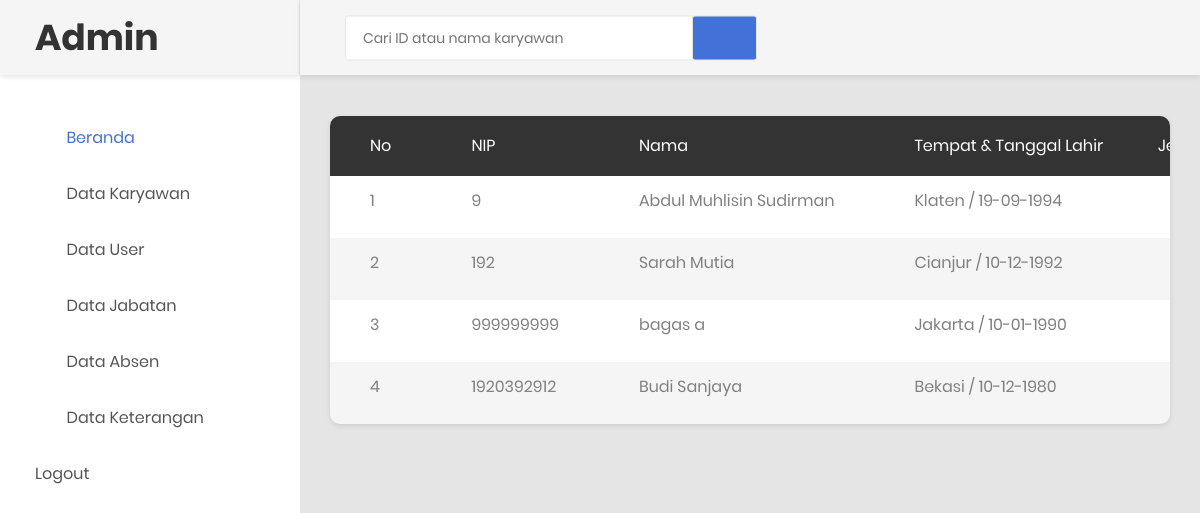
The app's page /prospenkar.php (signed in), older data.
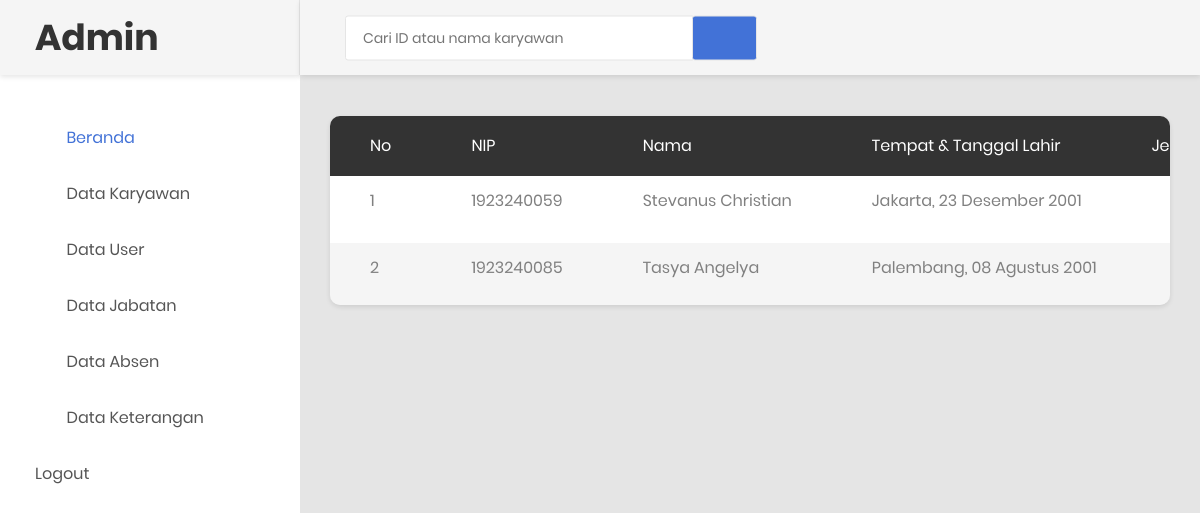
The same page, newer data.
### tables this page shows
CREATE TABLE `tb_karyawan` (
  `id_karyawan` int(11) NOT NULL,
  `username` varchar(50) NOT NULL,
  `password` varchar(50) NOT NULL,
  `nama` varchar(255) NOT NULL,
  `tmp_tgl_lahir` varchar(255) NOT NULL,
  `jenkel` varchar(255) NOT NULL,
  `agama` varchar(255) NOT NULL,
  `alamat` text NOT NULL,
  `no_tel` varchar(18) NOT NULL,
  `jabatan` varchar(255) NOT NULL,
  `foto` varchar(50) NOT NULL
);

### prospenkar.php (the view, shortened to what this page needs)
<?php
require_once("koneksi.php");
 ?>
<!DOCTYPE html>
<html lang="en">
<head>
     <link rel="stylesheet" href="https://maxcdn.bootstrapcdn.com/bootstrap/4.5.2/css/bootstrap.min.css">
    <link rel="stylesheet" type="text/css" href="css/bootstrap.css" media="all">
    <link href="css/font-face.css" rel="stylesheet" media="all">
    <link href="vendor/font-awesome-4.7/css/font-awesome.min.css" rel="stylesheet" media="all">
    <link href="vendor/font-awesome-5/css/fontawesome-all.min.css" rel="stylesheet" media="all">
    <link href="vendor/mdi-font/css/material-design-iconic-font.min.css" rel="stylesheet" media="all">
    <link href="vendor/bootstrap-4.1/bootstrap.min.css" rel="stylesheet" media="all">
    <link href="vendor/animsition/animsition.min.css" rel="stylesheet" media="all">
    <link href="vendor/bootstrap-progressbar/bootstrap-progressbar-3.3.4.min.css" rel="stylesheet" media="all">
    <link href="vendor/wow/animate.css" rel="stylesheet" media="all">
    <link href="vendor/css-hamburgers/hamburgers.min.css" rel="stylesheet" media="all">
    <link href="vendor/slick/slick.css" rel="stylesheet" media="all">
    <link href="vendor/select2/select2.min.css" rel="stylesheet" media="all">
    <link href="vendor/perfect-scrollbar/perfect-scrollbar.css" rel="stylesheet" media="all">
    <link href="css/theme.css" rel="stylesheet" media="all">
</head>
<body class="animsition">
    <div class="page-wrapper">
        <aside class="menu-sidebar d-none d-lg-block">
            <div class="logo">
                <a href="#">
                    <h1>Admin</h1>
                </a>
            </div>
            <div class="menu-sidebar__content js-scrollbar1">
                <nav class="navbar-sidebar">
                    <ul class="list-unstyled navbar__list">
                        <li class="active has-sub">
                            <a class="js-arrow" href="admin2.php">
                                <i class="fas fa-tachometer-alt"></i>Beranda</a>
                        </li>
                        <li>
                            <a href="datakaryawan.php">
                                <i class="fas fa-chart-bar"></i>Data Karyawan</a>
                        </li>
                        <li>
                            <a href="datauser.php">
                                <i class="fas fa-table"></i>Data User</a>
                        </li>
                        <li>
                            <a href="datajabatan.php">
                                <i class="far fa-check-square"></i>Data Jabatan</a>
                        </li>
                        <li>
                            <a href="data_absen.php">
                                <i class="fas fa-calendar-alt"></i>Data Absen</a>
                        </li>
                        <li>
                            <a href="data_keterangan.php">
                                <i class="fas fa-table"></i>Data Keterangan
                            </a>
                        </li>
                        <li>
                            <a href="logout.php">Logout</a>
                        </li>
                    </ul>
                </nav>
            </div>
        </aside>
        <div class="page-container">
            <header class="header-desktop">
                <div class="section__content section__content--p30">
                    <div class="container-fluid">
                        <div class="header-wrap">
                            <form class="form-header" action="prospenkar.php" method="POST">
                                <input autocomplete="off" class="au-input au-input--xl" type="text" name="cari" placeholder="Cari ID atau nama karyawan" />
                                <button class="au-btn--submit" type="submit">
                                    <i class="zmdi zmdi-search"></i>
                                </button>
                            </form>
                            <div class="header-button">
                                <div class="noti-wrap">
                    </div>
                </div>
            </header>
            <div class="main-content">
                <div class="section__content section__content--p30">
                    <div class="container-fluid">
                        <div class="row">
                                <div class="table-responsive table--no-card m-b-30">
                                    <table class="table table-borderless table-striped table-earning">
                                        <thead>
                                            <tr>
                                                <th>No</th>
                                                <th>NIP</th>
                                                <th>Nama</th>
                                                <th>Tempat & Tanggal lahir</th>
                                                <th class="text-right">Jenis Kelamin</th>
                                            </tr>
                                        </thead>
                                        <tbody>
                                            <?php
                                            $cari = $_POST['cari'];
                                            $sql = "SELECT * FROM tb_karyawan WHERE id_karyawan LIKE '%$cari%' OR nama LIKE '%$cari%'";
                                            $query = mysqli_query($koneksi, $sql);
                                            $no = 1;
                                            while ($row = mysqli_fetch_array($query)) {
                                             ?>
                                            <tr>
                                                <td><?php echo $no ?></td>
                                                <td><?php echo $row['id_karyawan']; ?></td>
                                                <td><?php echo $row['nama']; ?></td>
                                                <td><?php echo $row['tmp_tgl_lahir']; ?></td>
                                                <td><?php echo $row['jenkel']; ?></td>
                                            </tr>
                                           <?php
                                           $no++;
                                       }
                                            ?>
                                        </tbody>
                                    </table>
                                </div>
                            </div>
                        <div class="row">
                            <div class="col-lg-6">
                            </div>
                            <div class="col-lg-6">
                            </div>
                        </div>
                        <div class="row">
                            <div class="col-md-12">
                            </div>
                        </div>
                        <div class="row m-t-30">
                            <div class="col-md-12">
                            </div>
                        </div>
                </div>
            </div>
        </div>
    </div>
</body>
</html>

Row changes from the older to the newer data that the page shows:
removed tb_karyawan: id_karyawan "9", nama "Abdul Muhlisin Sudirman", tmp_tgl_lahir "Klaten / 19-09-1994"
removed tb_karyawan: id_karyawan "192", nama "Sarah Mutia", tmp_tgl_lahir "Cianjur / 10-12-1992"
removed tb_karyawan: id_karyawan "999999999", nama "bagas a", tmp_tgl_lahir "Jakarta / 10-01-1990"
removed tb_karyawan: id_karyawan "1920392912", nama "Budi Sanjaya", tmp_tgl_lahir "Bekasi / 10-12-1980"
added tb_karyawan: id_karyawan "1923240059", nama "Stevanus Christian", tmp_tgl_lahir "Jakarta, 23 Desember 2001"
added tb_karyawan: id_karyawan "1923240085", nama "Tasya Angelya", tmp_tgl_lahir "Palembang, 08 Agustus 2001"
